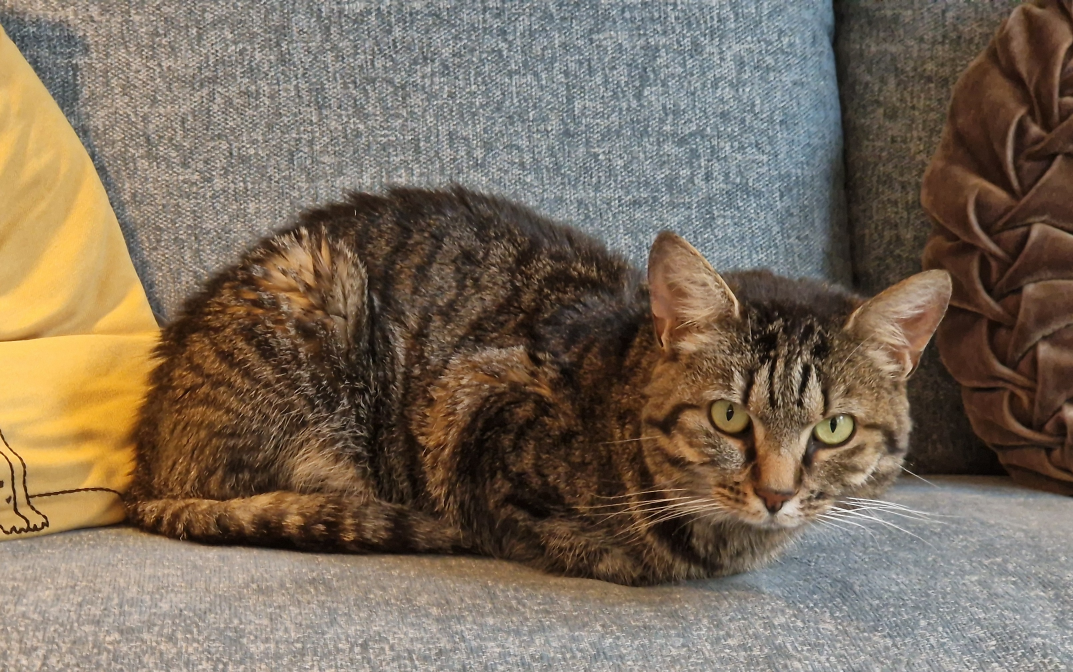
#> input picture lectures/lecture_07/cat_img.jpg, 3219 x 2016 px (shown at 1/3 size)
$ jupyter execute --allow-errors lecture_07.ipynb   (shell and % lines are left out)
#> lines starting #> are read from the running program, lines starting #| are printed output that depends on the picture
# INF201 - Lecture 7
19th Oct 2026

## Topics
- Data containers
- Records
- NumPy arrays
- Pandas DataFrames

## Representing data in Python
* How do we organize data that we want to work with in our code?
    * Keep control: is that value the temperature at noon or the wind speed at midnight?
    * Select data according to different criteria: by name, by location, ...
    * Exchange data between different parts of a large program
    * Perform operations efficiently on large data
* Keeping control is essential
    * If we lose control of what is what, our code will produce incorrect results
    * <b>Wrong results are worse than no results</b>: if the program crashes, we at least know something is wrong!
* Code lives long and passes through many hands
    * Code should be self-documenting
    * Data should be self-documenting
    * Example: Weather data from frost.met.no
    ```
    [{'sourceId': 'SN17850:0',
    'referenceTime': '2021-01-01T00:00:00.000Z',
    'observations': [{'elementId': 'mean(air_temperature P1D)',
                    'value': -0.3,
                    'unit': 'degC',
                    'level': {'levelType': 'height_above_ground', 'unit': 'm', 'value': 2},
                    'timeOffset': 'PT0H',
                    'timeResolution': 'P1D',
                    'timeSeriesId': 0,
                    'performanceCategory': 'C',
                    'exposureCategory': '1',
                    'qualityCode': 0},
    ```
* We will first look at:
    * Standard containers for data: lists, dictionaries, sets
    * NumPy arrays
    * Pandas dataframes
* The next weeks:
    * Object-oriented programming as a technique for consistent representation of and operations on data

## Standard containers: Lists, dictionaries, sets
* We often need to process collections of data
    * students in a class
    * series of weather measurements
    * payments in a shop
* Frequently, several items of information are related
    * name, courses taken, grades achieved of a student
    * temperature, humidity, precipitation, wind speed at a given hour
    * items, quantities and prices of goods purchased
* The number of data items we have will change over time
    * we cannot work with fixed variables, e.g.,
        ```
        inf201_student1_name = 'Nikolai'
        inf201_student2_name = 'Amalie'
        ...
        inf201_student159_name = 'Henrik'
    * we need flexible <i>containers</i>
* General properties of containers
    * We can insert data
    * We can remove data
    * We can access data
    * We can query if an item is in a container
* These general properties apply not only to containers in Python, but also in other programming languages
* Different containers have different specific properties

| Feature | List (list) | Dictionary (dict) | Set (set) |
|:-|:-|:-|:-|
| Structure | Ordered sequence | Key-value pairs| Unordered collection of unique items |
| Duplicates | Allowed | Keys: unique / Values: allowed | No duplicates allowed |
| Lookup Method | By integer index (`lst[0]`) | By key (`dct["key"]`) | By membership check (`x in st`) |
| Lookup Time | $O(1)$ by index, $O(n)$ by value | $O(1)$ average by key | $O(1)$ average by value |
| Syntax | `[1, 2, 3]` | `{"a": 1, "b": 2}` | `{1, 2, 3}` |

### When to use which?

#### Use a list when:
* Order matters: You need to preserve the specific sequence of items (e.g., a queue, steps in a workflow, or chronological logs).
* Duplicates are valid: The same value can appear multiple times (e.g., daily temperature readings `[72, 75, 72]`).
* You access elements by position: You know items will be fetched via integer indices (`data[0])` or sliced (`data[1:4]`).
#### Use a dictionary when:
* Data consists of key-value associations: You are modeling structured records, config settings, JSON-like objects, or database rows (e.g., `{"name": "Alice", "id": 101}`).
* You need fast lookups by explicit label: You want to retrieve data using a unique key or identifier instead of an arbitrary numerical position.
* Frequency counting: Tracking occurrences of items (e.g., mapping words to their count).
#### Use a set when:
* Uniqueness is mandatory: You need to automatically drop or prevent duplicate entries (e.g., unique user IDs).
* Frequent membership testing: You regularly run `if item in collection` on large datasets. Checking `item in set` is instantaneous ($O(1)$), whereas item in list requires checking elements one by one ($O(n)$).
* Mathematical operations: You need set logic like finding common elements (intersection `&`), combining items (union `|`), or finding differences (`-`).

###  Records and fields

[cell 1]
students = [{'given_name': 'Per', 'family_name': 'Olsen', 'programme': 'M-DV',
             'courses': ['INF201', 'INF221', 'INF250']},
            {'given_name': 'Kari', 'family_name': 'Hansen', 'programme': 'M-TDV',
             'courses': ['DAT300', 'DAT390', 'FYS388']}]
students

* We have come aross the term records before , for example in when writing data to json files
    ```python
        result = overdue.to_dict(orient="records")
        with open(config["output_file"], "w") as f:
            json.dump(result, f, indent=2)
    ```
* Our student data contains one record per student.
    * A record comprises information about an entity, e.g., one student.
    * If we had student data in a spreasheet, a record would usually be a row.
    * Standard databases also store records in rows.
    * If we used cardboard cards, we would have one card per student as record.
* Each record has one or more fields
    * A field contains a single piece of information, e.g., family name, phone number, etc.
    * In a spreadsheet or database, fields correspond to columns.
    * On a cardboard card, for each field we would have a box to fill in the data.
* When representing students as a list of dictionaries
    * each dictionary is the record for one student, and
    * dictionary entries map field names to field entries.

###  Design question: List of dicts or dicts of dicts?

#### Alternative A: List of records

[cell 2]
students = [{'given_name': 'Per', 'family_name': 'Olsen', 'programme': 'M-DV',
             'courses': ['INF201', 'INF221', 'INF250']},
             {'given_name': 'Kari', 'family_name': 'Hansen', 'programme': 'M-TDV',
              'courses': ['DAT300', 'DAT390', 'FYS388']}]

[cell 3]
# How would you extract all information on the person with family name "Olsen"?

#### Alternative B: Mapping family names to data

[cell 4]
students_by_fam = {'Olsen': {'given_name': 'Per', 'programme': 'M-DV',
                             'courses': ['INF201', 'INF221', 'INF250']},
                   'Hansen': {'given_name': 'Kari', 'programme': 'M-TDV',
                              'courses': ['DAT300', 'DAT390', 'FYS388']}}

[cell 5]
# How would you extract the list of courses that Olsen attends?

####  Alternative C: Mapping family and given name to data

[cell 6]
students_by_name = {('Olsen', 'Per'): {'programme': 'M-DV',
                                       'courses': ['INF201', 'INF221', 'INF250']},
                    ('Hansen', 'Kari'): {'programme': 'M-TDV',
                                         'courses': ['DAT300', 'DAT390', 'FYS388']}}

[cell 7]
# How would you extract the information about Kari Hansen?

#### Which one do I use?
* Are there principal (will not work!) problems with some alternatives?
* Do some alternatives contain more or less information than others?
* Do they provide more or less flexibility?
* Do they provide advantages?

## NumPy
* [Numerical Python](https://numpy.org/)
* The foundational library for scientific and numerical computing in Python
* Many other Python packages are built on NumPy:
    * [Pandas](https://pandas.pydata.org/) - data analysis
    * [SciPy](https://scipy.org/) - scientific computing
    * [Matplotlib](https://matplotlib.org/) - plotting
    * [Biopython](https://biopython.org/) - bioinformatics
* The data containers used by NumPy are called NumPy arrays
* [The Visual Guide to NumPy](https://medium.com/better-programming/numpy-illustrated-the-visual-guide-to-numpy-3b1d4976de1d?sk=57b908a77aa44075a49293fa1631dd9b) by Lex Maxomiv is rally nice illustrated guide to NumPy
* [The Scientific Python lectures](https://lectures.scientific-python.org/) covers NumPy and other scientific computing topics
* [Chapter 4](https://weisscharlesj.github.io/SciCompforChemists/notebooks/chapter_04/chap_04_notebook.html) of <i>Scientific Computing for Chemists with Python</i> by Charles J. Weiss

## NumPy arrays
* Python lists can contain "anything"
    * Flexible, but requires much space and time
* NumPy
    * Arrays containing a fixed number of elements of the same data type
    * Compact and efficient storage
    * Many mathematical operations can be applied to entire array
* Numpy arrays can be 1D (vectors), 2D (matrices), or multi-dimensional tensors
* In general: NumPy arrays have datatype `ndarray` (n-dimensional array)

| Feature | Python list | NumPy array |
|:-|:-|:-|
| Data Types | Heterogeneous (can mix types) | Homogeneous (all elements must be the same type) |
| Memory Layout | Pointers to scattered objects in memory | Contiguous block of memory |
| Performance | Slow; requires Python loops (for) | Fast; executed in optimized C code |
| Operations | Concatenation/Repetition (list + list) | Vectorized math (array + array) |

[cell 8]
import numpy as np

[cell 9]
x = np.array([0, .5, 1., 2, 3, 4, 5, 6])
3 * x + 2

### Array properties
* ndim: number of dimensions
* size: total number of elements
* shape: rows, columns, ...
* dtype: data type of elements
* nbytes: number of bytes occupied by data
* itemsize: number of bytes per element
    * nbytes = size * itemsize

[cell 10]
print("x.ndim  :", x.ndim)
print("x.size  :", x.size)
print("x.shape :", x.shape)
print("x.dtype :", x.dtype)
print("x.nbytes:", x.nbytes)
print("x.itemsize :", x.itemsize)

Let us look at some higher dimensional arrays (2D and 3D):

[cell 11]
# Create a 2D array (matrix)
data = np.array([[1, 2, 3],
                 [4, 5, 6]])

# Inspect fundamental array attributes
print(data.shape)  # Output: (2, 3) -> 2 rows, 3 columns
print(data.ndim)   # Output: 2      -> 2 dimensions
print(data.dtype)  # Output: int64  -> data type of elements
print(data.size)   # Output: 6      -> total number of elements

[cell 12]
# Create a 3D array (a stack of three 2x4 matrices)
data_3d = np.array([
    [[1, 2, 3, 4],
     [4, 6, 7, 8]],

    [[9, 10, 11, 12],
     [13, 14, 15, 16]],

    [[17, 18, 19, 20],
     [21, 22, 23, 24]]
])

# Inspect fundamental array attributes
print(data_3d.shape)  # Output: (3, 2, 4) -> 3 layers, 2 rows, 4 columns
print(data_3d.ndim)   # Output: 3         -> 3 dimensions
print(data_3d.dtype)  # Output: int64     -> data type of elements
print(data_3d.size)   # Output: 24        -> total elements (3 * 2 * 4)

How to read the shape of a multi-dimensional array:
* Axis 0 (size 3): The outermost dimension representing the depth or layers (3 distinct 2D matrices).
* Axis 1 (size 2): The middle dimension representing the rows within each matrix (2 rows).
* Axis 2 (size 4): The innermost dimension representing the columns in each row (4 columns).
* Quite a few NumPy functions ask you to specify which dimension it should be applied to

[cell 13]
data

[cell 14]
np.sum(data)  # Sum all elements if no axis is specified

[cell 15]
np.sum(data, axis=0)  # Sum along axis 0 (columns)

[cell 16]
np.sum(data, axis=1)  # Sum along axis 1 (rows)

### Example use of 3D array: RGB images

[cell 17]
import matplotlib.pyplot as plt
from PIL import Image  # Python Image Library

# Load image and ensure RGB mode
img = Image.open("cat_img.jpg").convert("RGB")
#> img is the input picture: PIL image 3219x2016 RGB; mean R, G, B 121.9, 107.7, 91.6
img.size
#> Out = (3219, 2016)

[cell 18]
# Create an RGB image with random colors
img_array = np.array(img)
# Extract channels
red_channel = img_array[:, :, 0]
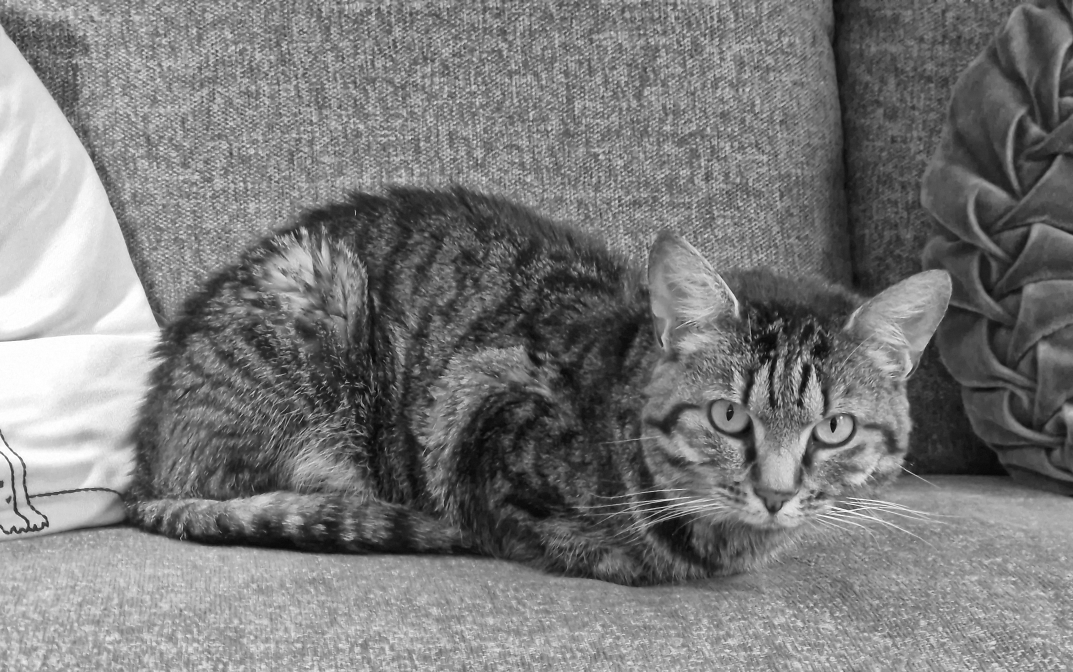
#> red_channel: shape (2016, 3219) (shown at 1/3 size); min 0, max 255, mean 121.9
green_channel = img_array[:, :, 1]
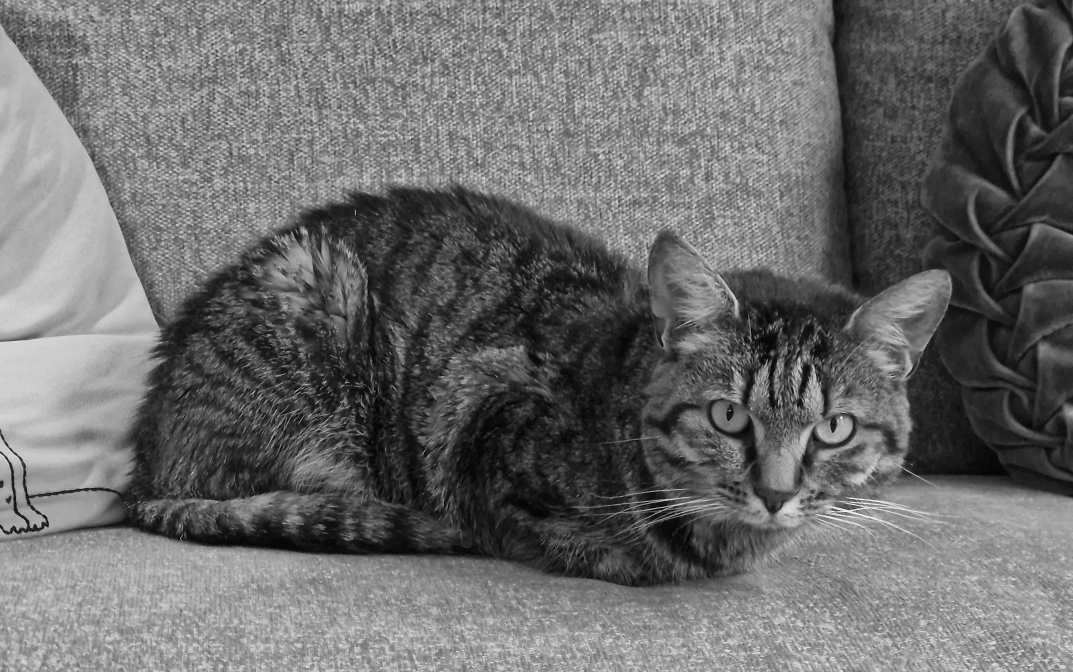
#> green_channel: shape (2016, 3219) (shown at 1/3 size); min 0, max 255, mean 107.7
blue_channel = img_array[:, :, 2]
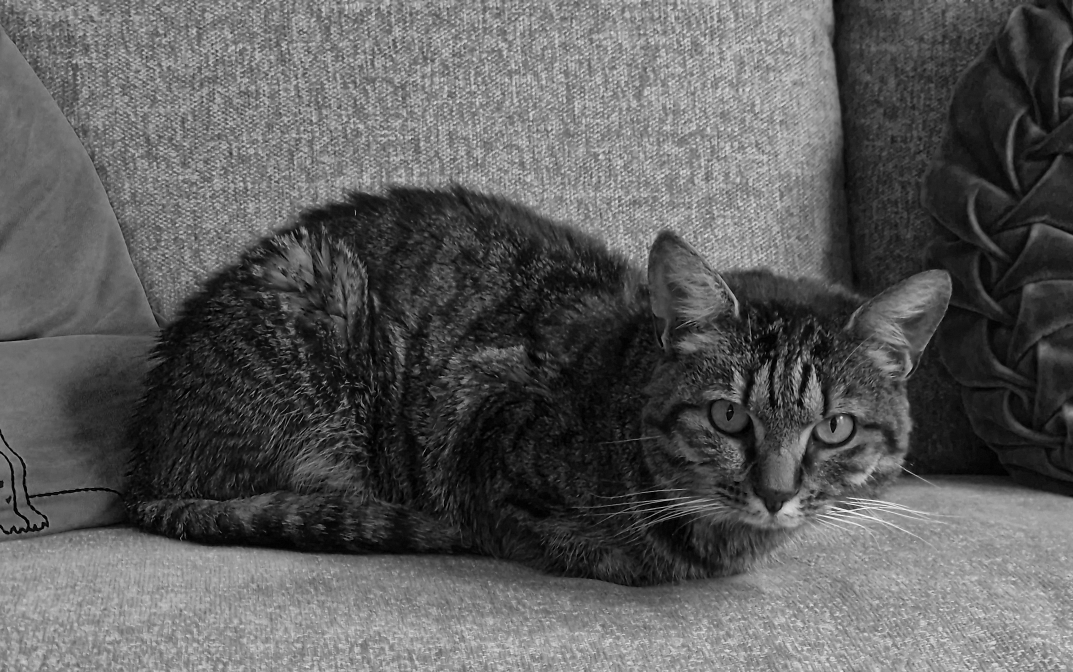
#> blue_channel: shape (2016, 3219) (shown at 1/3 size); min 0, max 255, mean 91.6

# Create figure layout
fig, axes = plt.subplots(1, 4, figsize=(12, 4))

# Original RGB image
axes[0].imshow(img_array)
axes[0].set_title("RGB Image")
axes[0].axis('off')

# Red channel
axes[1].imshow(red_channel, cmap='Reds')
axes[1].set_title("Red Channel")
axes[1].axis('off')

# Green channel
axes[2].imshow(green_channel, cmap='Greens')
axes[2].set_title("Green Channel")
axes[2].axis('off')

# Blue channel
axes[3].imshow(blue_channel, cmap='Blues')
axes[3].set_title("Blue Channel")
axes[3].axis('off')

plt.tight_layout()
plt.show()
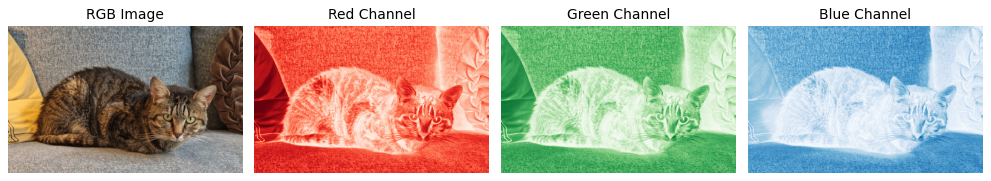
#> figure drawn by matplotlib, 4 panels

#### A note on numbers in NumPy
| Property | Python `int` | NumPy `int64` | Python `float` | NumPy `float64` |
|:-|:-|:-|:-|:-|
| Number Type | Integer | Integer | Real / Decimal | Real / Decimal |
| Memory Size | Dynamic (≥28 bytes) | Fixed (8 bytes) | Fixed (≈24 bytes object) | Fixed (8 bytes raw)
| Value Limits | Infinite (RAM bound)| $−2^{63}$ to $2^{63}−1$ | $≈±1.79×10^{308}$ | $≈±1.79×10^{308}$ |
| Overflow Behavior | Never overflows | Wraps around / Errors | Results in Inf | Results in inf |
| Primary Purpose | Everyday Python scripts | Vectorized math & array speed | Everyday decimal math | High-performance linear algebra |

There are also other formats: `bool`, `int8`, `uint8`, `int16`, `uint16`, `int32`, `uint32`, `float8`, `float16`, `float32`, +++

## Creating arrays

### Numbers with fixed spacing: `linspace(a, b)`
* Creates array with 50 numbers from a to b
* Both a and b er included
* Fixed interval between numbers: $(b−a)/49$
* You get an array with 100 numbers using `linspace(a, b, num=100)`

[cell 19]
np.linspace(1, 50)

[cell 20]
np.linspace(0, 1, num=11)

[cell 21]
# Generate 100 evenly spaced points between -5 and 5
x = np.linspace(-5, 5, 100)

# Define the function y = x^2
y = x ** 2

# Plot the function
plt.figure(figsize=(8, 5))
plt.plot(x, y, label=r'$y = x^2$', color='blue', linewidth=2)

# Add labels, title, and grid
plt.xlabel('x', fontsize=12)
plt.ylabel('y', fontsize=12)
plt.title('Plot of y = x² using np.linspace', fontsize=14)
plt.grid(True, linestyle='--', alpha=0.7)
plt.legend()
plt.tight_layout()

# Show the plot
plt.show()
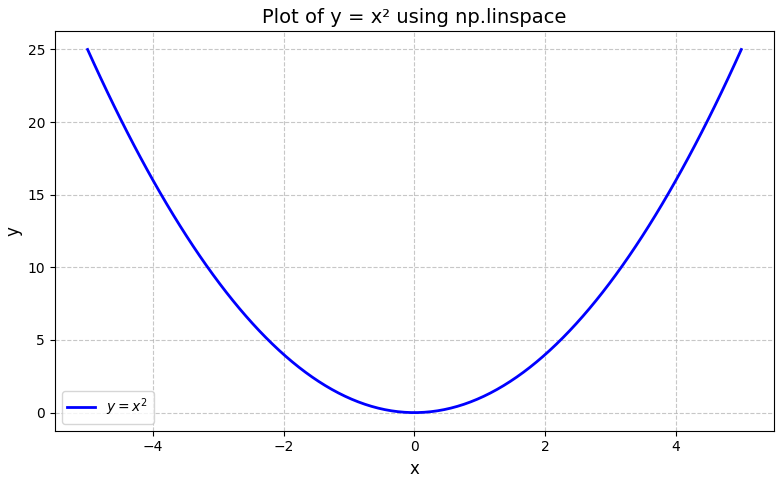
#> figure drawn by matplotlib, 1 panel; curve peaks at x = -5, y = 25

### Numbers with logarithmic spacing: `logspace(a, b)`
* Creates array with 50 numbers from $10^a$ to $10^b$
* Both $10^a$ and $10^b$ are included
* Logarithmic distance between numbers (fixed factor)

[cell 22]
np.logspace(-1, 1, num=10)

[cell 23]
# Generate values spaced evenly on a log scale
# Start exponent = 0 (10^0 = 1), stop exponent = 2 (10^2 = 100)
# 50 points between 1 and 100
x = np.logspace(0, 2, num=50, base=10.0)

# Simple function: y = x^2
y = x ** 2

# Plot
plt.figure(figsize=(8, 5))
plt.plot(x, y, marker='o', linestyle='-', color='blue', label=r'$y = x^2$')

# Set log scale for x-axis to match spacing
plt.xscale('log')

# Labels and title
plt.xlabel('x (log scale)')
plt.ylabel('y')
plt.title('Plot of y = x² using np.logspace')
plt.grid(True, which="both", ls="--", linewidth=0.5)
plt.legend()

# Show plot
plt.show()
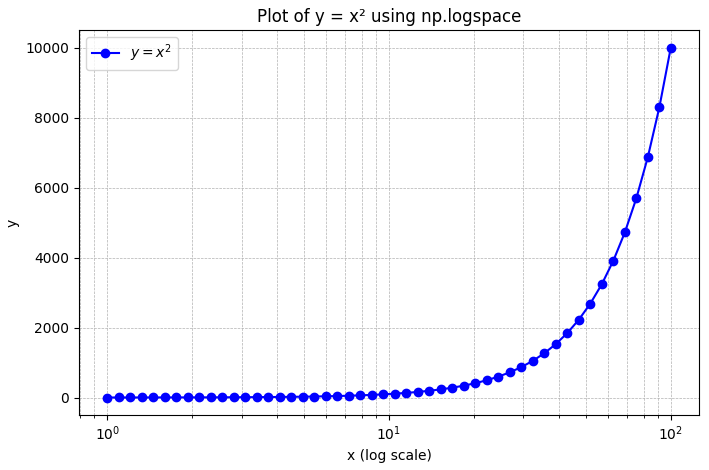
#> figure drawn by matplotlib, 1 panel; curve peaks at x = 100, y = 10000
